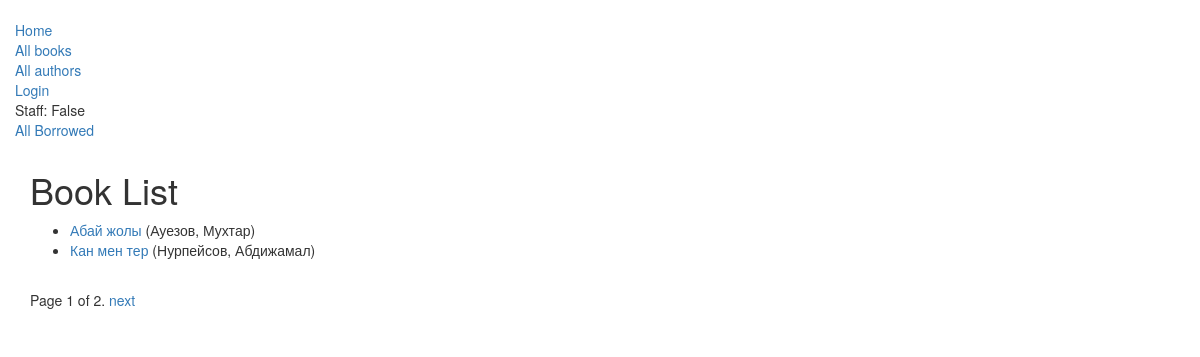
/catalog/books/, run on the app's committed database.
### catalog/models.py (models this page shows, shortened)
class Book(models.Model):
    title = models.CharField(max_length=200)
    author = models.ForeignKey('Author', on_delete=models.SET_NULL, null=True)
    summary = models.TextField(max_length=1000, help_text='Кітаптың сипаттамасын еңгізіңіз')
    isbn = models.CharField('ISBN',max_length=15, help_text='15 Character <a href="https://www.isbn-international.org/content/what-isbn">ISBN number</a>')
    genre = models.ManyToManyField(Genre, help_text='Select a genre for this book')
    def display_genre(self):
        """
        Creates a string for the Genre. This is required to display genre in Admin.
        """
        return ', '.join([ genre.name for genre in self.genre.all()[:3] ])
    display_genre.short_description = 'Genre'
    def get_absolute_url(self):
        return reverse('book-detail', args=[str(self.id)])

class Author(models.Model):
    first_name = models.CharField(max_length=100)
    last_name = models.CharField(max_length=100)
    date_of_birth = models.DateField(null=True, blank=True)
    date_of_death = models.DateField('Died', null=True, blank=True)
    class Meta:
        ordering = ["last_name","first_name"]
    def __str__(self):
        return '{0}, {1}'.format(self.last_name,self.first_name)

### catalog/views.py (the view)
# urls.py: path('books/', views.BookListView.as_view(), name='books'),
class BookListView(generic.ListView):
    model = Book
    paginate_by = 2

### catalog/templates/catalog/book_list.html
{% extends "base_generic.html" %}
{% block content %}
    <h1>Book List</h1>
    {% if book_list %}
    <ul>
      {% for book in book_list %}
      <li>
        <a href="{{ book.get_absolute_url }}">{{ book.title }}</a> ({{book.author}})
      </li>
      {% endfor %}
    </ul>
    {% else %}
      <p>There are no books in the library.</p>
    {% endif %}
{% endblock %}

### data on the page
Book: title "Абай жолы", author "Ауезов, Мухтар"
Book: title "Кан мен тер", author "Нурпейсов, Абдижамал"

### other printed values
{{ user.is_staff }} "False"
{{ page_obj.number }} "1"
{{ page_obj.paginator.num_pages }} "2"
